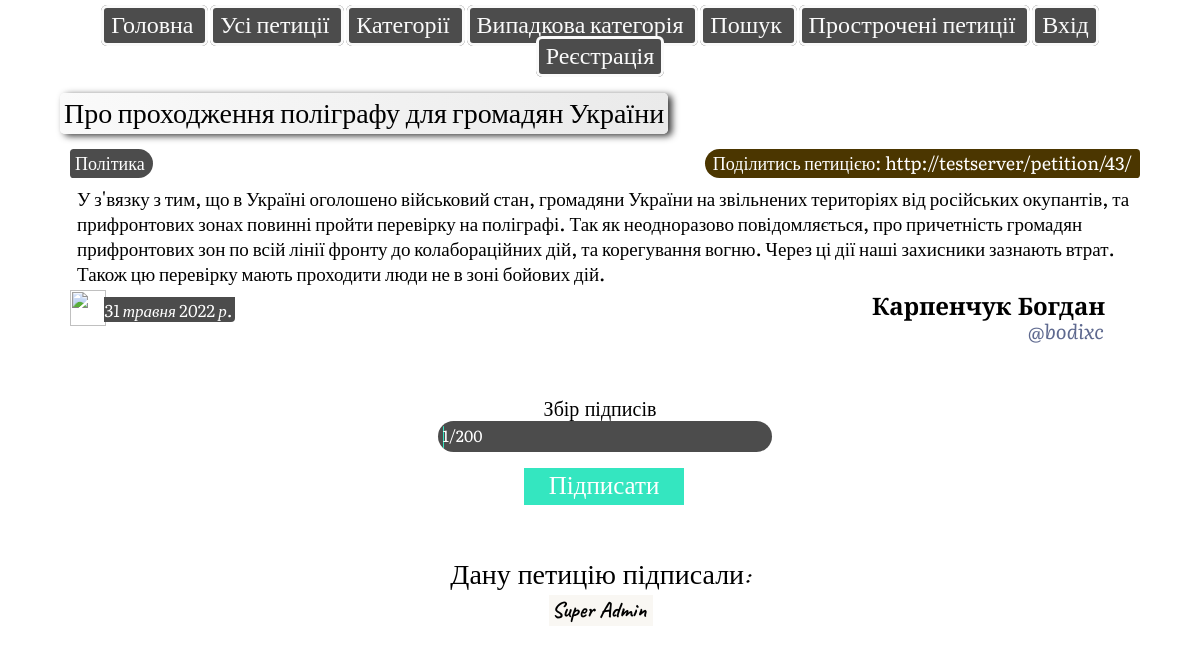
The app's page /petition/43/ with its own data.
### petition_service/models.py (models this page shows, shortened)
class Petition(models.Model):
    category = models.ForeignKey(Category, verbose_name="Категорія", on_delete=models.SET_NULL, null=True)
    author = models.ForeignKey(User, verbose_name="Автор", on_delete=models.CASCADE)
    title = models.CharField("Назва", max_length=100)
    text = models.TextField("Зміст")
    creation_date = models.DateField("Дата створення", default=timezone.now().date())
    status = models.ForeignKey(Status, verbose_name="Статус", on_delete=models.SET_NULL, null=True)
    deleted = models.BooleanField('Видалена', default=False)
    overdue = models.BooleanField('Прострочена', default=False)
    class Meta:
        verbose_name = "Петиція"
        verbose_name_plural = "Петиції"

class Category(models.Model):
    name = models.CharField("Категорія", max_length=100)
    url = models.SlugField(max_length=100, unique=True)
    def __str__(self):
        return self.name
    class Meta:
        verbose_name = "Категорія"
        verbose_name_plural = "Категорії"

class Status(models.Model):
    value = models.CharField("Значення", max_length=100)
    def __str__(self):
        return self.value
    class Meta:
        verbose_name = "Статус"
        verbose_name_plural = "Статуси"

### petition_service/views.py (the view)
# urls.py: path('petition/<int:id>/', views.PetitionDetail, name='petition_detail'),
def PetitionDetail(request, id):
    categories = Category.objects.all()
    petition = Petition.objects.get(id=id)
    if petition.creation_date < (timezone.now().date() - timezone.timedelta(days=14)) and petition.status.value == 'Збір підписів':
        status_id = Status.objects.get(value='Збір прострочено').id
        petition.status_id = status_id
        petition.overdue = True
        petition.save()
    signers = Signature.objects.filter(petition_id=id)
    already_sign = Signature.objects.filter(petition_id=petition.id, signer__username=request.user.username)
    already = 'true'
    if already_sign.count() != 0:
        already = 'false'
    delete = 'false'
    if petition.author == request.user:
        delete = 'true'
    return render(request, 'petitions/petition_detail.html', {'categories': categories, 'petition': petition,
                                                              'signers': signers, 'already': already, 'delete': delete})

### templates/petitions/petition_detail.html (shortened to what this page needs)
{% extends 'base.html' %}
{% load static %}
{% block content %}
    <link rel="stylesheet" type="text/css" href="{% static 'styles/style_detail.css'%}">
    <br>
<div class = "Title">{{ petition.title }}</div>
    <div>
        <span class = "Category"><a href="../../category/{{ petition.category.url }}/">{{ petition.category}}</a></span>
        <span class = "Url">Поділитись петицією: <a class="link">{{ petition.url }}</a></span>
    </div>
    <div class = "Text">{{ petition.text }}</div>
    <div class = "Credentionals">
    <img src="{% static 'images/cal.png'%}">
    <span class = "CreationDate">{{ petition.creation_date }}</span>
        <span class = "Author">{{petition.author.last_name}} {{petition.author.first_name}}</span>
        <div class="form">
        <form method="post" action="{% url 'search' %}">
            <button class="user" type="submit">@{{ petition.author }}</button>
         </form>
        </div>
    </div>
    <br/>
	<div class = "Status">{{ petition.status }}</div>
    <div class="progress">
    </div>
    <div class="Sign {{already}}"><a href="sign/">Підписати</a></div>
    <p class="thead">Дану петицію підписали:</p>
	<div class="Signers">
	</div>
{% endblock %}

### static/styles/style_detail.css (style rules this page uses)
body { font-family: 'Literata', serif; margin-top: 10px; line-height: 1.3; white-space: initial; margin-left: 5%; margin-right: 5%; }
.Title { font-size: 28px; border-radius: 5px; display: inline-block; text-align: center; margin-left: auto; margin-right: auto; padding: 4px; padding-top: 0px; box-shadow: 4px 2px 7px #3a3a3a; background: linear-gradient(to left, #eaeaea, #fafafa); }
.Category { font-size: 18px; margin-top: 15px; margin-left: 10px; padding-top: 2.5px; padding-bottom: 3.5px; padding-left: 5px; padding-right: 8px; background-color: #4C4C4C; border-bottom-right-radius: 20px; border-top-right-radius: 20px; border-bottom-left-radius: 5px; border-top-left-radius: 5px; display: inline-table; }
.Category a { color: white; text-decoration: none; }
.Url { color: white; float: right; font-size: 18px; margin-top: 15px; margin-left: 10px; padding-top: 2.5px; padding-bottom: 3.5px; padding-left: 8px; padding-right: 8px; background-color: #4B3600; border-bottom-left-radius: 20px; border-top-left-radius: 20px; border-bottom-right-radius: 5px; border-top-right-radius: 5px; display: inline-table; }
.Url a { color: white; text-decoration: none; }
.Text { font-size: 19px; text-align: justify-all; margin-top: 6px; margin-left: 10px; padding: 5px; padding-left: 7px; padding-right: 7px; padding-top: 2.5px; word-wrap: break-word; white-space: pre-wrap; }
.Credentionals { margin-left: 10px; margin-bottom: 20px; }
.Credentionals img { width: 36px; height: 36px; position: relative; }
.CreationDate { color: white; font-size: 17px; font-style: italic; vertical-align: text-bottom; position: relative; top:-10px; left: -5px; background-color: #4C4C4C; padding-right: 3px; border-top-right-radius-radius: 40px; border-bottom-right-radius: 4px; }
.Author { font-family: 'Cormorant Infant'; font-weight: bold; font-size: 24px; float: right; margin-right: 30px; padding-right: 5px; }
.Status { font-size: 20px; font-family: 'Pacifico'; text-align: center; color: black; }
.progress { display: flex; background: #4C4C4C; justify-content: flex-start; border-radius: 100px; align-items: center; display: inline-block; padding: 0.5px; padding-left: 4.5px; padding-right: 5.5px; height: 30px; width: 30%; margin-left: 35%; }
.form { visibility: hidden; text-align: right; margin-right: 30px; }
.user { visibility: visible; color: #5E698F; float: right; text-decoration: none; vertical-align: top; position: relative; top: -17px; background-color: transparent; border: none; font-family: 'Literata', serif; font-size: 20px; font-style: italic; }
.Sign { background-color: #34E6C0; font-size: 25px; font-weight: normal; text-align: center; display: inline-block; width: 14%; margin-left: 43%; margin-top: 10px; padding: 4px; padding-top: 0; #border: 2px outset black; #border-radius: 8px; }
.Sign a { text-decoration: none; color: white; }
.true { visibility: visible; }
.thead { text-align: center; vertical-align: bottom; height: 10px; font-family: 'Caveat'; font-size: 28px; margin-top: 6px; }

### records on screen
Petition: title "Про проходження поліграфу для громадян України", category "Політика", text "У з'вязку з тим, що в Україні оголошено військовий стан, громадяни України на звільнених територіях від російських окупантів, та прифронтових зонах повинні пройти перевірку на поліграфі. Так як неодноразово повідомляється, про причетність громадян прифронтових зон по всій лінії фронту до колабораційних дій, та корегування вогню. Через ці дії наші захисники зазнають втрат. Також цю перевірку мають проходити люди не в зоні бойових дій.", creation_date "31 травня 2022 р.", author.last_name "Карпенчук", author.first_name "Богдан", author "bodixc", status "Збір підписів"
